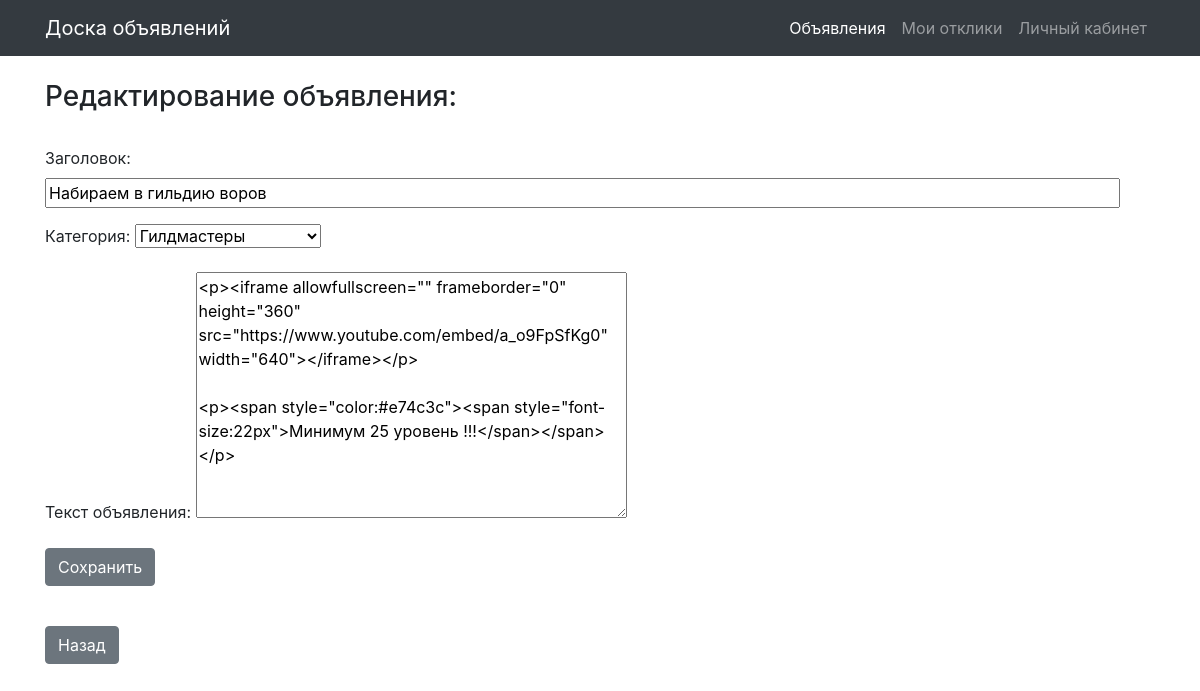
The app's page /post/10/edit (signed in) with its own data.
### board/models.py (models this page shows, shortened)
class Post(models.Model):
    CAT = (('TANKS', 'Танки'),
        ('HEALERS', 'Хилы'),
        ('DAMAGE DILERS', 'ДД'),
        ('MERCHANTS', 'Торговцы'),
        ('GUILDMASTER', 'Гилдмастеры'),
        ('QUESTGIVERS', 'Квестгиверы'),
        ('BLACKSMITH', 'Кузнецы'),
        ('LEATHER_WORKER', 'Кожевники'),
        ('POTION MAKERS', 'Зельевары'),
        ('SPELL MASTER', 'Мастера заклинаний '))
    author = models.ForeignKey(User, on_delete=models.CASCADE)
    category = models.CharField(max_length=15, choices=CAT, verbose_name='Категория')
    dateCreation = models.DateTimeField(auto_now_add=True)
    title = models.CharField(max_length=256, verbose_name='Название')
    text = RichTextField()

### board/views.py (the view, shortened to what this page needs)
# urls.py: path('post/<int:pk>/edit', EditPost.as_view()),
class EditPost(LoginRequiredMixin, UpdateView):
    template_name = 'edit_post.html'
    form_class = PostForm
    success_url = '/create/'
    def dispatch(self, request, *args, **kwargs):
        author = Post.objects.get(pk=self.kwargs.get('pk')).author.username
        if self.request.user.username == 'admin' or self.request.user.username == author:
            return super().dispatch(request, *args, **kwargs)
        else:
            return HttpResponse("Редактировать объявление может только автор")
    def get_object(self, **kwargs):
        id = self.kwargs.get('pk')
        return Post.objects.get(pk=id)

### board/forms.py
class PostForm(forms.ModelForm):
    class Meta:
        model = Post
        widgets = {'title': forms.TextInput(attrs={'size': '100'})}
        fields = ('title', 'category', 'text',)
    def __init__(self, *args, **kwargs):
        super(PostForm, self).__init__(*args, **kwargs)
        self.fields['title'].label = "Заголовок"
        self.fields['category'].label = "Категория:"
        self.fields['text'].label = "Текст объявления:"

### templates/edit_post.html (shortened to what this page needs)
{% extends 'default.html' %}
{% load bootstrap4 %}
{% load static %}
{% block content %}
    <br>
    <h3>Редактирование объявления:</h3><br>
	<form method="post" enctype="multipart/form-data">
        {{ form.as_p }}
		<input class="btn btn-secondary" type="submit" value="Сохранить">
	</form><br>
    <input type=button value="Назад" class="btn btn-secondary" onClick="javascript:history.go(-1);">
{% endblock content %}

### records on screen
Post: title "Набираем в гильдию воров", category "Гилдмастеры", text "<p><iframe allowfullscreen=\"\" frameborder=\"0\" height=\"360\" src=\"https://www.youtube.com/embed/a_o9FpSfKg0\" width=\"640\"></iframe></p> <p><span style=\"color:#e74c3c\"><span style=\"font-size:22px\">Минимум 25 уровень !!!</span></span></p>"
